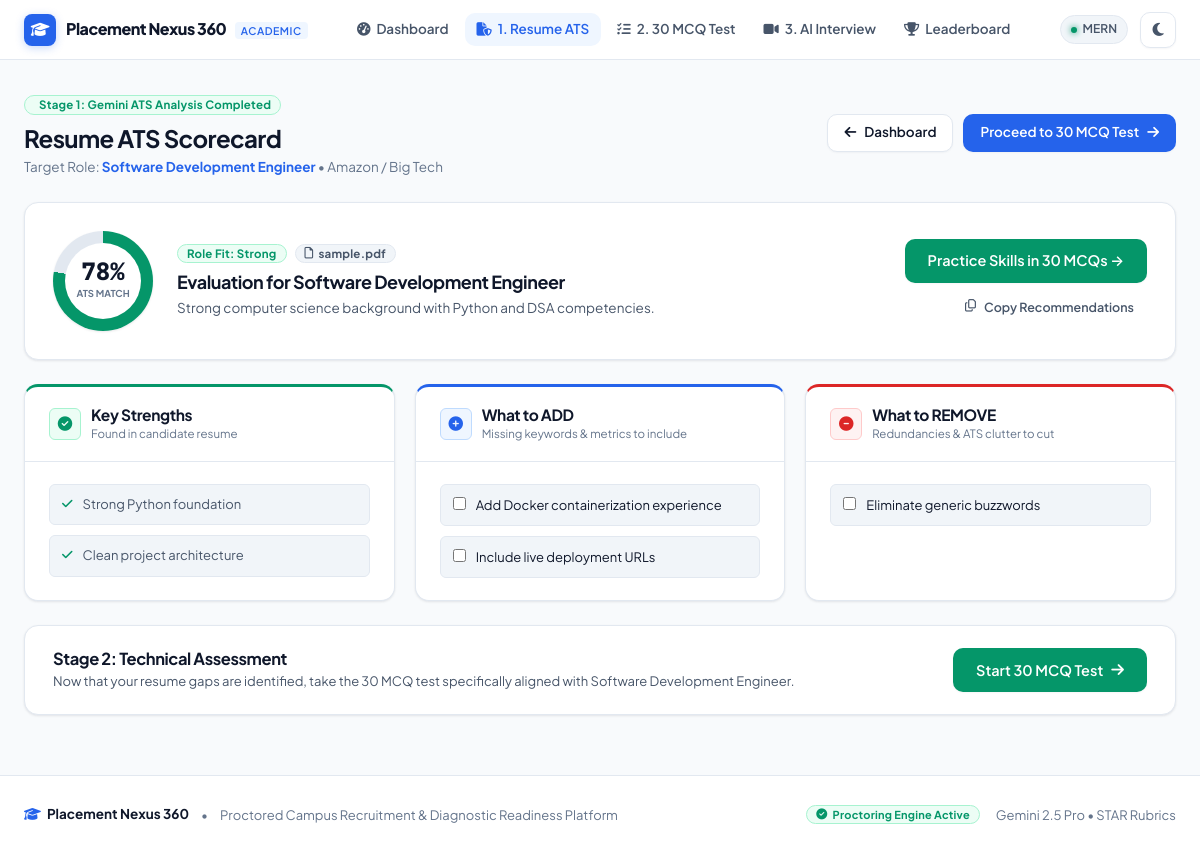
The page /resume/1/ (signed in) on the database its author committed.
### Placement/models.py (models this page shows, shortened)
class StudentProfile(models.Model):
    user = models.OneToOneField(User, on_delete=models.CASCADE, related_name='profile')
    phone = models.CharField(max_length=20, blank=True, default='')
    technology = models.CharField(max_length=150, blank=True, default='Full Stack Development')
    target_role = models.CharField(max_length=150, blank=True, default='Software Development Engineer')
    image = models.ImageField(upload_to="students/", null=True, blank=True)

class Resume(models.Model):
    user = models.ForeignKey(User, on_delete=models.CASCADE, related_name='resumes')
    file = models.FileField(upload_to="resumes/")
    job = models.ForeignKey(Job, on_delete=models.SET_NULL, null=True, blank=True)
    job_title = models.CharField(max_length=200, default='Software Developer')
    ats_score = models.IntegerField(default=0)
    role_fit = models.CharField(max_length=100, default='Moderate')
    summary = models.TextField(blank=True, default='')
    strengths = models.JSONField(default=list, blank=True)
    what_to_add = models.JSONField(default=list, blank=True)
    what_to_remove = models.JSONField(default=list, blank=True)
    uploaded_at = models.DateTimeField(default=timezone.now)

class Job(models.Model):
    title = models.CharField(max_length=200)
    company = models.CharField(max_length=200)
    location = models.CharField(max_length=200, default='Remote / Hybrid')
    salary = models.CharField(max_length=100, default='12-18 LPA')
    description = models.TextField()
    required_skills = models.CharField(max_length=300, blank=True, default='Python, Data Structures, SQL, REST APIs, Git')
    created_at = models.DateTimeField(default=timezone.now)

### Placement/views.py (the view)
# urls.py: path('resume/<int:resume_id>/', views.resume_result, name='resume_result'),
@login_required
def resume_result(request, resume_id):
    resume = get_object_or_404(Resume, id=resume_id, user=request.user)
    return render(request, "resume_result.html", {
        "resume": resume,
        "target_job": resume.job
    })

### Placement/templates/resume_result.html (shortened to what this page needs)
{% extends 'base.html' %}
{% load static %}
{% block content %}
<div class="topbar">
    <div class="topbar-title">
        <div class="badge badge-emerald" style="margin-bottom: 8px;">
             Stage 1: Gemini ATS Analysis Completed
        </div>
        <h1>Resume ATS Scorecard</h1>
        <p>Target Role: <strong class="text-accent">{{ resume.job_title }}</strong> {% if target_job %}&bull; {{ target_job.company }}{% endif %}</p>
    </div>
    <div style="display: flex; gap: 10px; align-items: center; flex-wrap: wrap;">
        <a href="{% url 'dashboard' %}" class="btn btn-secondary">
            <i class="fa-solid fa-arrow-left"></i> Dashboard
        </a>
        <a href="{% url 'select_tech' %}?role={{ resume.job_title|urlencode }}" class="btn btn-primary">
            Proceed to 30 MCQ Test <i class="fa-solid fa-arrow-right"></i>
        </a>
    </div>
</div>
<div class="card" style="margin-bottom: 24px;">
    <div class="card-body" style="padding: 28px; display: flex; align-items: center; justify-content: space-between; flex-wrap: wrap; gap: 24px;">
        <div style="display: flex; align-items: center; gap: 24px; flex: 1; min-width: 300px;">
            <div style="width: 100px; height: 100px; border-radius: 50%; background: conic-gradient({% if resume.ats_score >= 75 %}var(--accent-success){% elif resume.ats_score >= 50 %}var(--accent-primary){% else %}var(--accent-danger){% endif %} {{ resume.ats_score }}%, var(--border) 0); display: flex; align-items: center; justify-content: center; box-shadow: var(--shadow-sm); flex-shrink: 0;">
                <div style="width: 76px; height: 76px; border-radius: 50%; background: var(--bg-surface); display: flex; flex-direction: column; align-items: center; justify-content: center;">
                    <div style="font-size: 24px; font-weight: 800; font-family: 'JetBrains Mono', monospace; color: var(--text-primary); line-height: 1;">{{ resume.ats_score }}%</div>
                    <div style="font-size: 9.5px; color: var(--text-muted); text-transform: uppercase; font-weight: 700; margin-top: 2px;">ATS Match</div>
                </div>
            </div>
            <div>
                <div style="display: flex; gap: 8px; margin-bottom: 8px; flex-wrap: wrap;">
                    <span class="badge {% if resume.ats_score >= 75 %}badge-emerald{% elif resume.ats_score >= 50 %}badge-blue{% else %}badge-rose{% endif %}">
                        Role Fit: {{ resume.role_fit }}
                    </span>
                    <span class="badge badge-slate">
                        <i class="fa-regular fa-file"></i> {{ resume.file.name|slice:"8:" }}
                    </span>
                </div>
                <h3 style="font-size: 18px; color: var(--text-primary); margin-bottom: 4px;">Evaluation for {{ resume.job_title }}</h3>
                <p style="font-size: 13.5px; color: var(--text-secondary); max-width: 720px; line-height: 1.5; margin: 0;">
                    {{ resume.summary }}
                </p>
            </div>
        </div>
        <div style="display: flex; flex-direction: column; gap: 8px; align-items: flex-end;">
            <a href="{% url 'select_tech' %}?role={{ resume.job_title|urlencode }}" class="btn btn-success btn-lg">
                Practice Skills in 30 MCQs &rarr;
            </a>
            <button type="button" onclick="copyRecommendations()" id="copyBtn" class="btn btn-ghost btn-sm">
                <i class="fa-regular fa-copy"></i> Copy Recommendations
            </button>
        </div>
    </div>
</div>
<div class="grid-3" style="margin-bottom: 24px; align-items: stretch;">
    <div class="card" style="border-top: 3px solid var(--accent-success); display: flex; flex-direction: column; height: 100%;">
        <div class="card-header">
            <div style="display: flex; align-items: center; gap: 10px;">
                <div style="width: 32px; height: 32px; border-radius: var(--radius-sm); background: var(--accent-success-subtle); border: 1px solid var(--accent-success-border); display: flex; align-items: center; justify-content: center; color: var(--accent-success); flex-shrink: 0;">
                    <i class="fa-solid fa-circle-check"></i>
                </div>
                <div>
                    <h4 style="font-size: 15.5px; color: var(--text-primary); margin: 0;">Key Strengths</h4>
                    <div style="font-size: 11.5px; color: var(--text-muted); margin-top: 1px;">Found in candidate resume</div>
                </div>
            </div>
        </div>
        <div class="card-body" style="flex: 1;">
            <ul style="list-style: none; display: flex; flex-direction: column; gap: 10px;">
                {% for item in resume.strengths %}
                    <li style="font-size: 13px; color: var(--text-secondary); line-height: 1.5; display: flex; gap: 10px; align-items: flex-start; background: var(--bg-surface-elevated); border: 1px solid var(--border); padding: 10px 12px; border-radius: var(--radius-sm);">
                        <i class="fa-solid fa-check text-success" style="margin-top: 3px; font-size: 12px; flex-shrink: 0;"></i>
                        <span>{{ item }}</span>
                    </li>
                {% empty %}
                    <li style="font-size: 13px; color: var(--text-muted);">Good foundation in core computer science subjects.</li>
                {% endfor %}
            </ul>
        </div>
    </div>
    <div class="card" style="border-top: 3px solid var(--accent-primary); display: flex; flex-direction: column; height: 100%;">
        <div class="card-header">
            <div style="display: flex; align-items: center; gap: 10px;">
                <div style="width: 32px; height: 32px; border-radius: var(--radius-sm); background: var(--accent-primary-subtle); border: 1px solid var(--accent-primary-border); display: flex; align-items: center; justify-content: center; color: var(--accent-primary); flex-shrink: 0;">
                    <i class="fa-solid fa-circle-plus"></i>
                </div>
                <div>
                    <h4 style="font-size: 15.5px; color: var(--text-primary); margin: 0;">What to ADD</h4>
                    <div style="font-size: 11.5px; color: var(--text-muted); margin-top: 1px;">Missing keywords & metrics to include</div>
                </div>
            </div>
        </div>
        <div class="card-body" style="flex: 1;">
            <div style="display: flex; flex-direction: column; gap: 10px;">
                {% for item in resume.what_to_add %}
                    <label class="check-item" onclick="this.classList.toggle('done')">
                        <input type="checkbox" style="margin-top: 2px;">
                        <span>{{ item }}</span>
                    </label>
                {% empty %}
                    <div style="font-size: 13px; color: var(--text-muted);">Add specific measurable project outcomes and live URLs.</div>
                {% endfor %}
            </div>
        </div>
    </div>
    <div class="card" style="border-top: 3px solid var(--accent-danger); display: flex; flex-direction: column; height: 100%;">
        <div class="card-header">
            <div style="display: flex; align-items: center; gap: 10px;">
                <div style="width: 32px; height: 32px; border-radius: var(--radius-sm); background: var(--accent-danger-subtle); border: 1px solid var(--accent-danger-border); display: flex; align-items: center; justify-content: center; color: var(--accent-danger); flex-shrink: 0;">
                    <i class="fa-solid fa-circle-minus"></i>
                </div>
                <div>
                    <h4 style="font-size: 15.5px; color: var(--text-primary); margin: 0;">What to REMOVE</h4>
                    <div style="font-size: 11.5px; color: var(--text-muted); margin-top: 1px;">Redundancies & ATS clutter to cut</div>
                </div>
            </div>
        </div>
        <div class="card-body" style="flex: 1;">
            <div style="display: flex; flex-direction: column; gap: 10px;">
                {% for item in resume.what_to_remove %}
                    <label class="check-item" onclick="this.classList.toggle('done')">
                        <input type="checkbox" style="margin-top: 2px;">
                        <span>{{ item }}</span>
                    </label>
                {% empty %}
                    <div style="font-size: 13px; color: var(--text-muted);">Remove subjective descriptors without verifiable proof.</div>
                {% endfor %}
            </div>
        </div>
    </div>
</div>
<div class="card">
    <div class="card-body" style="display: flex; justify-content: space-between; align-items: center; padding: 22px 28px; flex-wrap: wrap; gap: 16px;">
        <div>
            <h4 style="font-size: 16.5px; color: var(--text-primary); margin-bottom: 2px;">Stage 2: Technical Assessment</h4>
            <p style="color: var(--text-secondary); font-size: 13px; margin: 0;">
                Now that your resume gaps are identified, take the 30 MCQ test specifically aligned with {{ resume.job_title }}.
            </p>
        </div>
        <a href="{% url 'select_tech' %}?role={{ resume.job_title|urlencode }}" class="btn btn-success btn-lg">
            Start 30 MCQ Test <i class="fa-solid fa-arrow-right"></i>
        </a>
    </div>
</div>
{% endblock %}

### Placement/templates/base.html (shortened to what this page needs)
{% load static %}
<!DOCTYPE html>
<html lang="en">
<head>
    <link rel="stylesheet" href="https://cdnjs.cloudflare.com/ajax/libs/font-awesome/6.5.1/css/all.min.css">
    <link rel="stylesheet" href="{% static 'css/global.css' %}">
</head>
<body>
    <header class="nexus-navbar">
        <div class="nexus-navbar-inner">
            <a href="{% url 'dashboard' %}" class="nexus-brand" aria-label="Placement Nexus 360 Dashboard">
                <div class="nexus-brand-icon">
                    <i class="fa-solid fa-graduation-cap"></i>
                </div>
                <div>
                    <span class="nexus-brand-text">Placement Nexus 360</span>
                    <span class="nexus-brand-badge">ACADEMIC</span>
                </div>
            </a>
            <nav class="nexus-nav" aria-label="Primary Navigation">
                <a href="{% url 'dashboard' %}" class="nexus-nav-link {% if request.resolver_match.url_name in 'dashboard,home' %}active{% endif %}">
                    <i class="fa-solid fa-gauge-high"></i> Dashboard
                </a>
                <a href="{% url 'dashboard' %}#resume-section" class="nexus-nav-link {% if request.resolver_match.url_name == 'resume_result' %}active{% endif %}">
                    <i class="fa-solid fa-file-shield"></i> 1. Resume ATS
                </a>
                <a href="{% url 'select_tech' %}" class="nexus-nav-link {% if request.resolver_match.url_name in 'select_tech,take_test,test_result' %}active{% endif %}">
                    <i class="fa-solid fa-list-check"></i> 2. 30 MCQ Test
                </a>
                <a href="{% url 'ai_interview' %}" class="nexus-nav-link {% if request.resolver_match.url_name in 'ai_interview,live_interview,interview_result,interview_discarded' %}active{% endif %}">
                    <i class="fa-solid fa-video"></i> 3. AI Interview
                </a>
                <a href="{% url 'leaderboard' %}" class="nexus-nav-link {% if request.resolver_match.url_name == 'leaderboard' %}active{% endif %}">
                    <i class="fa-solid fa-trophy"></i> Leaderboard
                </a>
            </nav>
            <div class="nexus-navbar-actions">
                <span class="user-status-chip" title="Target Evaluation Track">
                    <span class="user-status-dot"></span>
                    <span>{{ user.profile.technology|default:"Engineering Track" }}</span>
                </span>
                <button type="button" id="themeToggleBtn" class="theme-toggle-btn" aria-label="Switch between light and dark theme" title="Toggle Light / Dark mode">
                    <i class="fa-solid fa-moon" id="themeToggleIcon"></i>
                </button>
            </div>
        </div>
    </header>
    <main class="app-container">
        {% block content %}{% endblock %}
    </main>
    <footer class="nexus-footer">
        <div class="nexus-footer-inner">
            <div style="display: flex; align-items: center; gap: 12px;">
                <div style="font-weight: 700; color: var(--text-primary); font-size: 13.5px; display: flex; align-items: center; gap: 6px;">
                    <i class="fa-solid fa-graduation-cap" style="color: var(--accent-primary);"></i> Placement Nexus 360
                </div>
                <span>&bull;</span>
                <span>Proctored Campus Recruitment & Diagnostic Readiness Platform</span>
            </div>
            <div style="display: flex; align-items: center; gap: 16px;">
                <span class="badge badge-emerald" style="font-size: 11px;">
                    <i class="fa-solid fa-circle-check"></i> Proctoring Engine Active
                </span>
                <span>Gemini 2.5 Pro &bull; STAR Rubrics</span>
            </div>
        </div>
    </footer>
</body>
</html>

### Placement/templates/resume_result.html (style rules this page uses)
.check-item { display: flex; align-items: flex-start; gap: 10px; padding: 10px 12px; border-radius: var(--radius-sm); background: var(--bg-surface-elevated); border: 1px solid var(--border); color: var(--text-primary); font-size: 13px; cursor: pointer; transition: all 0.15s ease; }

### rows shown on the page
Resume: job_title "Software Development Engineer", ats_score "78", role_fit "Strong", file.name "sample.pdf", summary "Strong computer science background with Python and DSA competencies."
Job: company "Amazon / Big Tech"

### other values the page prints
{{ user.profile.technology|default:"Engineering Track" }} "MERN"
{{ item }} "Strong Python foundation" "Clean project architecture"
{{ item }} "Add Docker containerization experience" "Include live deployment URLs"
{{ item }} "Eliminate generic buzzwords"
